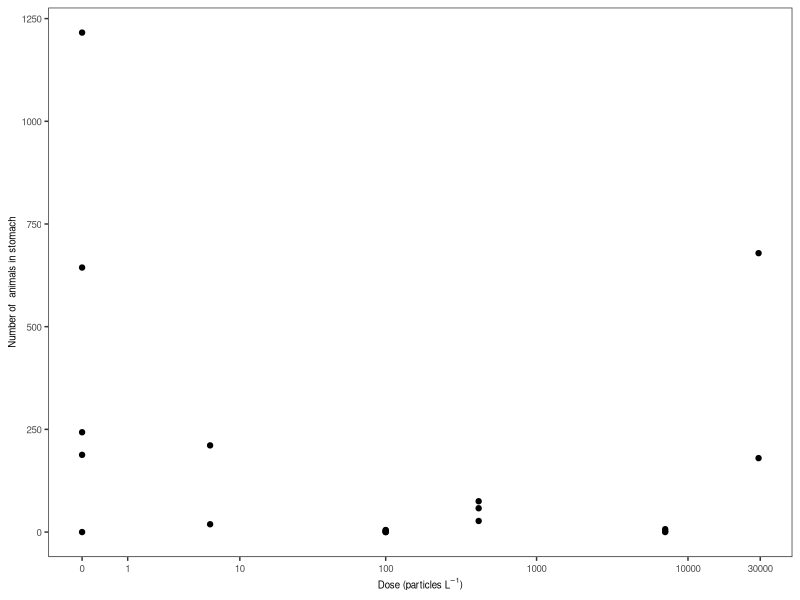

Here is the R script that generated this plot:
library(ggplot2)

theme1 <-
  theme_bw() +
  theme(
    panel.spacing = unit(1, "lines"), 
    text = element_text(size = 7),
    axis.text = element_text(size = 7),
    strip.background = element_blank(),
    strip.text = element_text(size = 8),
    legend.text = element_text(size = 8),
    panel.grid = element_blank()
  )

perch_diet <- read.csv("perch_diet.csv", header = TRUE)[1:20,]

perch_diet$dose <- as.numeric(perch_diet$dose)

ggplot(data = perch_diet,
       aes(x = dose,
           y = total.animals)) +
  geom_point() +
  labs(x = expression(paste("Dose (particles"~L^-1*")")),
       y = "Number of  animals in stomach") +
  scale_x_continuous(trans = "log1p",
                     breaks = c(0, 1, 10, 100, 1000, 10000, 30000)) +
  theme1
